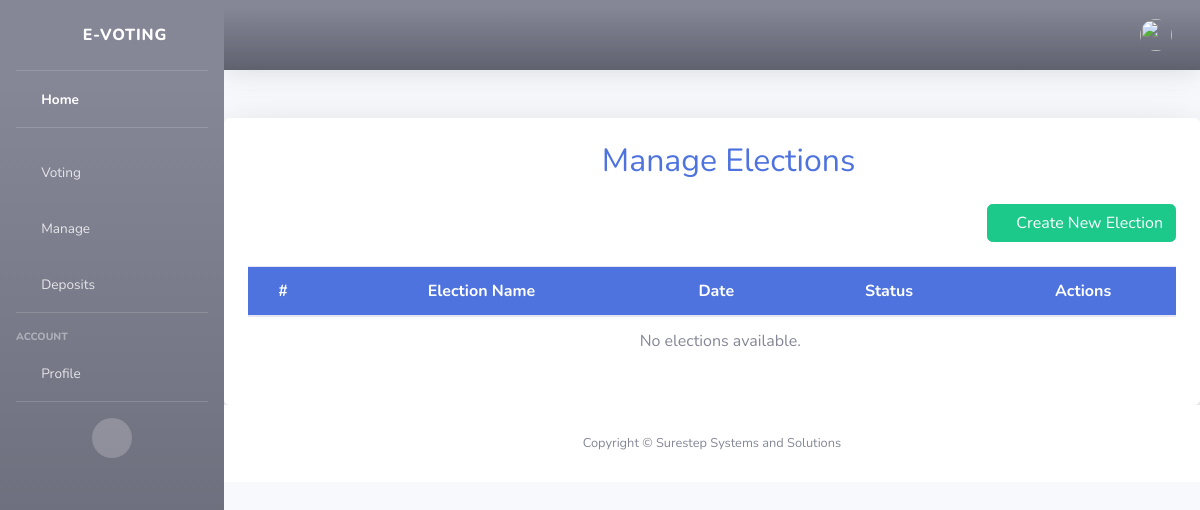
/man_elections, run on an earlier commit of the app's database.
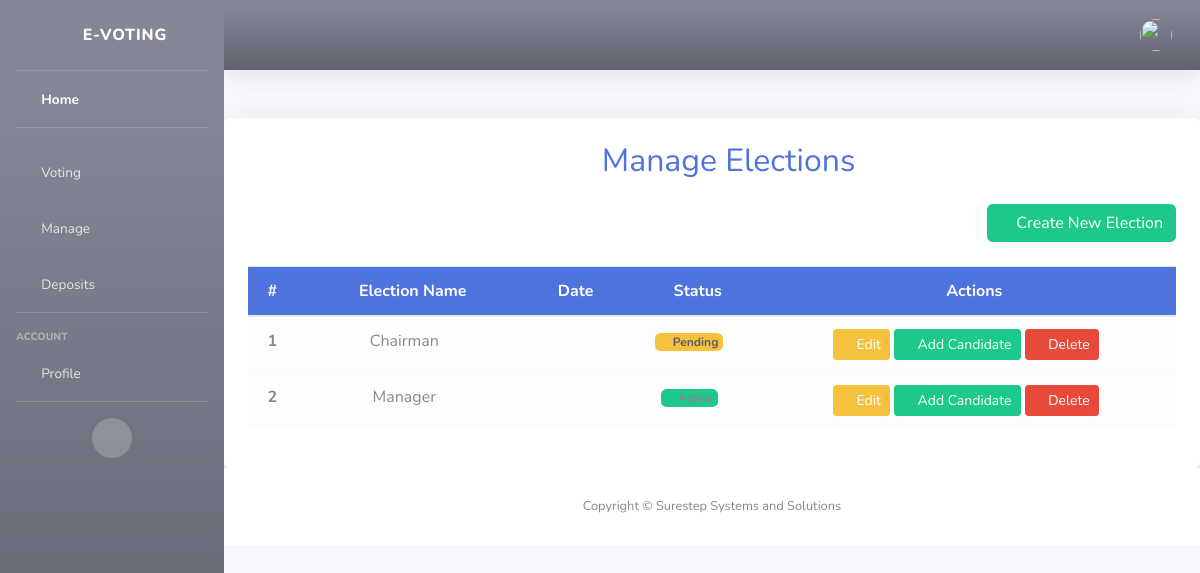
And on a later commit of the database.
### webapp/models.py (models this page shows, shortened)
class Election(models.Model):
    STATUS_CHOICES = [
        ('pending', 'Pending'),
        ('active', 'Active'),
    ]
    name = models.CharField(max_length=255, unique=True)
    date = models.DateField()
    from django.utils import timezone
    some_field = models.DateTimeField(default=timezone.now)  # Example for a DateTimeField
    status = models.CharField(max_length=10, choices=STATUS_CHOICES, default='pending')

### webapp/views.py (the view)
# urls.py: path('man_elections', views.manage_elections, name='man_elections'),
def manage_elections(request):
    elections = Election.objects.all()
    return render(request, 'man_elections.html', {'elections': elections})

### webapp/templates/man_elections.html (shortened to what this page needs)
{% extends 'base.html' %}
{% load static %}
{% block content %}
<div class="container mt-5 p-4 shadow-lg bg-white rounded">
    <h2 class="text-center mb-4 text-primary">
        <i class="fas fa-cogs"></i> Manage Elections
    </h2>
    <div class="d-flex justify-content-end mb-4">
        <a href="{% url 'create_election' %}" class="btn btn-success">
            <i class="fas fa-plus-circle"></i> Create New Election
        </a>
    </div>
    <div class="table-responsive">
        <table class="table table-hover text-center align-middle">
            <thead class="bg-primary text-white">
                <tr>
                    <th scope="col">#</th>
                    <th scope="col"><i class="fas fa-poll"></i> Election Name</th>
                    <th scope="col"><i class="fas fa-calendar-alt"></i> Date</th>
                    <th scope="col"><i class="fas fa-info-circle"></i> Status</th>
                    <th scope="col"><i class="fas fa-tools"></i> Actions</th>
                </tr>
            </thead>
            <tbody>
                {% for election in elections %}
                <tr class="table-light">
                    <th scope="row">{{ forloop.counter }}</th>
                    <td class="fw-bold">{{ election.name }}</td>
                    <td>{{ election.election_date }}</td>
                    <td>
                        {% if election.status == 'pending' %}
                        <span class="badge bg-warning text-dark"><i class="fas fa-clock"></i> Pending</span>
                        {% elif election.status == 'active' %}
                        <span class="badge bg-success"><i class="fas fa-check-circle"></i> Active</span>
                        {% else %}
                        <span class="badge bg-secondary"><i class="fas fa-flag-checkered text-light"></i> <span class="text-light">Completed</span></span>
                        {% endif %}
                    </td>
                    <td>
                        <button class="btn btn-warning btn-sm edit-election-btn"
                            data-id="{{ election.id }}"
                            data-name="{{ election.name }}"
                            data-status="{{ election.status }}"
                            data-date="{{ election.election_date }}">
                            <i class="fas fa-edit"></i> Edit
                        </button>
                        <a href="{% url 'create_candidate' %}?id={{ election.id }}" class="btn btn-success btn-sm">
                            <i class="fas fa-plus"></i> Add Candidate
                        </a>
                        <a href="{% url 'delete_election' %}?id={{ election.id }}" class="btn btn-danger btn-sm">
                            <i class="fas fa-trash-alt"></i> Delete
                        </a>
                    </td>
                </tr>
                {% empty %}
                <tr>
                    <td colspan="5" class="text-center text-muted">
                        <i class="fas fa-info-circle"></i> No elections available.
                    </td>
                </tr>
                {% endfor %}
            </tbody>
        </table>
    </div>
</div>
{% endblock %}

### webapp/templates/base.html (shortened to what this page needs)
{% load static %}
<!DOCTYPE html>
<html lang="en">
<head>
    <link href="{% static "vendor/fontawesome-free/css/all.min.css" %}" rel="stylesheet" type="text/css">
    <link href="{% static "css/sb-admin-2.min.css" %}" rel="stylesheet">
    <link href="{% static "vendor/datatables/dataTables.bootstrap4.min.css" %}" rel="stylesheet">
</head>
<body id="page-top">
    <div id="wrapper">
        <ul class="navbar-nav bg-gradient-secondary sidebar sidebar-dark accordion" id="accordionSidebar">
            <a class="sidebar-brand d-flex align-items-center justify-content-center" href="#">
                <div class="sidebar-brand-icon rotate-n-15">
                    <i class="fas fa-poll"></i>
                </div>
                <div class="sidebar-brand-text mx-3">E-Voting</div>
            </a>
            <hr class="sidebar-divider my-0">
            <li class="nav-item active">
                <a class="nav-link" href="#">
                    <i class="fas fa-fw fa-home"></i>
                    <span>Home</span>
                </a>
            </li>
            <hr class="sidebar-divider">
            <li class="nav-item">
                <a class="nav-link collapsed" href="#" data-toggle="collapse" data-target="#collapseLoans" aria-expanded="true" aria-controls="collapseLoans">
                    <i class="fas fa-fw fa-receipt"></i>
                    <span>Voting</span>
                </a>
                <div id="collapseLoans" class="collapse" aria-labelledby="headingLoans" data-parent="#accordionSidebar">
                <li class="nav-item">
                    <a class="nav-link collapsed" href="#" data-toggle="collapse" data-target="#collapsemanage" aria-expanded="true" aria-controls="collapsemanage">
                        <i class="fas fa-fw fa-receipt"></i>
                        <span>Manage</span>
                    </a>
                </li>
            <li class="nav-item">
                <a class="nav-link" href="#">
                    <i class="fas fa-fw fa-hand-holding-usd"></i>
                    <span>Deposits</span>
                </a>
            </li>
            <hr class="sidebar-divider">
            <div class="sidebar-heading">Account</div>
            <li class="nav-item">
                <a class="nav-link collapsed" href="#" data-toggle="collapse" data-target="#collapseAccount" aria-expanded="true" aria-controls="collapseAccount">
                    <i class="fas fa-fw fa-user"></i>
                    <span>Profile</span>
                </a>
            </li>
            <hr class="sidebar-divider d-none d-md-block">
            <div class="text-center d-none d-md-inline">
                <button class="rounded-circle border-0" id="sidebarToggle"></button>
            </div>
        </ul>
        <div id="content-wrapper" class="d-flex flex-column">
            <div id="content">
                <nav class="navbar navbar-expand  bg-gradient-secondary topbar mb-4 static-top shadow">
                    <ul class="navbar-nav ml-auto">
                        <li class="nav-item dropdown no-arrow">
                            <a class="nav-link dropdown-toggle" href="#" id="userDropdown" role="button" data-toggle="dropdown" aria-haspopup="true" aria-expanded="false">
                                <img class="img-profile rounded-circle" src="{% static '/img/undraw_profile.svg' %}">
                            </a>
                        </li>
                    </ul>
                </nav>
                {% block content %}
                {% endblock %}
            <footer class="sticky-footer bg-white">
                <div class="container my-auto">
                    <div class="copyright text-center my-auto">
                        <span>Copyright &copy; Surestep Systems and Solutions</span>
                    </div>
                </div>
            </footer>
        </div>
</body>
</html>

What changed in the data, as far as the page shows it:
added Election: name "Chairman", status "pending" (drawn)
added Election: name "Manager", status "active" (drawn)
Also different on the page:
text no longer shown: "No elections available."
